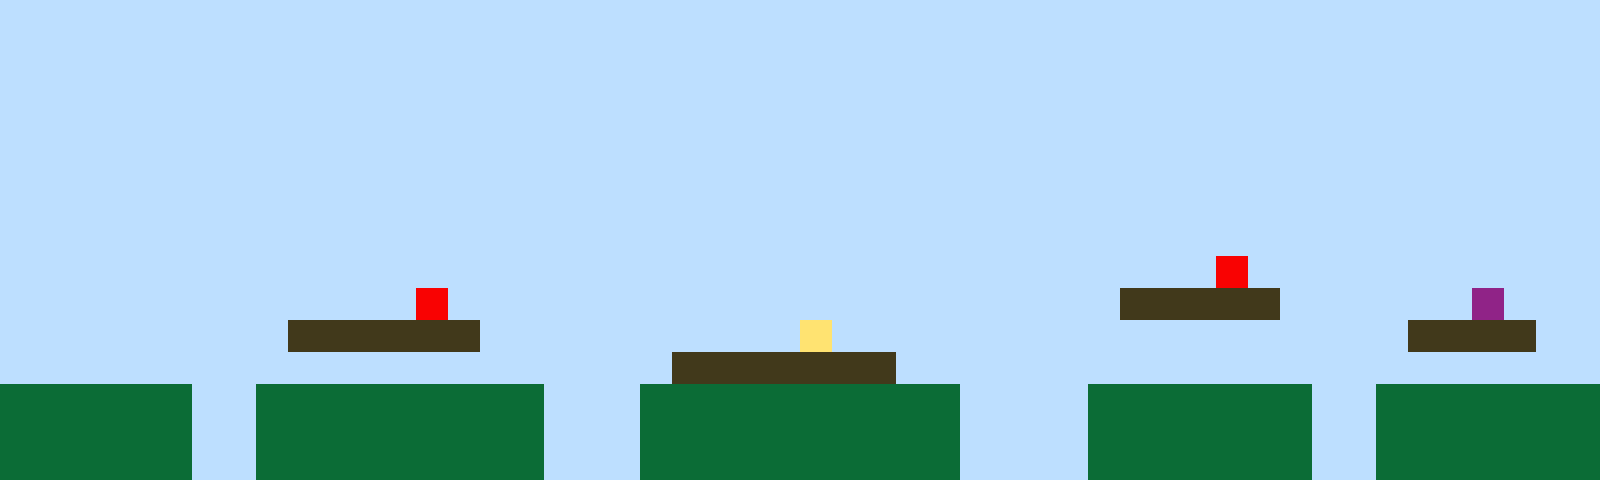

Rendered tile map (Tiled .tmx) drawn with the repository's tilesets; below, a short description and the full map source, tile grids included:
An orthogonal 50x15 tile map with 32x32 px tiles, 1 tile layer (Tile Layer 1).

<map version="1.10" tiledversion="1.11.2" orientation="orthogonal" renderorder="right-up" width="50" height="15" tilewidth="32" tileheight="32" infinite="0" nextlayerid="2" nextobjectid="1"><editorsettings><export target="map1.csv" format="csv" /></editorsettings><tileset firstgid="1" name="sprites" tilewidth="32" tileheight="32" tilecount="6" columns="3"><image source="sprites.png" width="96" height="64" /></tileset><layer id="1" name="Tile Layer 1" width="50" height="15"><data encoding="csv">1,1,1,1,1,1,1,1,1,1,1,1,1,1,1,1,1,1,1,1,1,1,1,1,1,1,1,1,1,1,1,1,1,1,1,1,1,1,1,1,1,1,1,1,1,1,1,1,1,1,1,1,1,1,1,1,1,1,1,1,1,1,1,1,1,1,1,1,1,1,1,1,1,1,1,1,1,1,1,1,1,1,1,1,1,1,1,1,1,1,1,1,1,1,1,1,1,1,1,1,1,1,1,1,1,1,1,1,1,1,1,1,1,1,1,1,1,1,1,1,1,1,1,1,1,1,1,1,1,1,1,1,1,1,1,1,1,1,1,1,1,1,1,1,1,1,1,1,1,1,1,1,1,1,1,1,1,1,1,1,1,1,1,1,1,1,1,1,1,1,1,1,1,1,1,1,1,1,1,1,1,1,1,1,1,1,1,1,1,1,1,1,1,1,1,1,1,1,1,1,1,1,1,1,1,1,1,1,1,1,1,1,1,1,1,1,1,1,1,1,1,1,1,1,1,1,1,1,1,1,1,1,1,1,1,1,1,1,1,1,1,1,1,1,1,1,1,1,1,1,1,1,1,1,1,1,1,1,1,1,1,1,1,1,1,1,1,1,1,1,1,1,1,1,1,1,1,1,1,1,1,1,1,1,1,1,1,1,1,1,1,1,1,1,1,1,1,1,1,1,1,1,1,1,1,1,1,1,1,1,1,1,1,1,1,1,1,1,1,1,1,1,1,1,1,1,1,1,1,1,1,1,1,1,1,1,1,1,1,1,1,1,1,1,1,1,1,1,1,1,1,1,1,1,1,1,1,1,1,1,1,1,1,1,1,1,1,1,1,1,1,1,1,1,1,1,1,1,1,1,1,1,1,1,1,1,1,1,1,1,1,1,1,1,1,1,1,1,1,1,1,1,1,1,1,1,1,1,1,1,1,1,1,1,1,1,1,1,1,1,1,1,1,1,1,1,1,1,1,1,1,1,1,1,1,1,1,1,5,1,1,1,1,1,1,1,1,1,1,1,1,1,1,1,1,1,1,1,1,1,1,1,1,5,1,1,1,1,1,1,1,1,1,1,1,1,1,1,1,1,1,1,1,1,1,3,3,3,3,3,1,1,1,1,1,1,6,1,1,1,1,1,1,1,1,1,1,1,1,3,3,3,3,3,3,1,1,1,1,1,1,1,1,1,1,4,1,1,1,1,1,1,1,1,1,1,1,1,1,1,1,1,1,1,3,3,3,3,1,1,1,1,1,1,1,1,1,1,1,1,1,1,1,1,1,1,1,1,1,1,1,3,3,3,3,3,3,3,1,1,1,1,1,1,1,1,1,1,1,1,1,1,1,1,1,1,1,1,1,1,2,2,2,2,2,2,1,1,2,2,2,2,2,2,2,2,2,1,1,1,2,2,2,2,2,2,2,2,2,2,1,1,1,1,2,2,2,2,2,2,2,1,1,2,2,2,2,2,2,2,2,2,2,2,2,2,1,1,2,2,2,2,2,2,2,2,2,1,1,1,2,2,2,2,2,2,2,2,2,2,1,1,1,1,2,2,2,2,2,2,2,1,1,2,2,2,2,2,2,2,2,2,2,2,2,2,1,1,2,2,2,2,2,2,2,2,2,1,1,1,2,2,2,2,2,2,2,2,2,2,1,1,1,1,2,2,2,2,2,2,2,1,1,2,2,2,2,2,2,2</data></layer></map>
